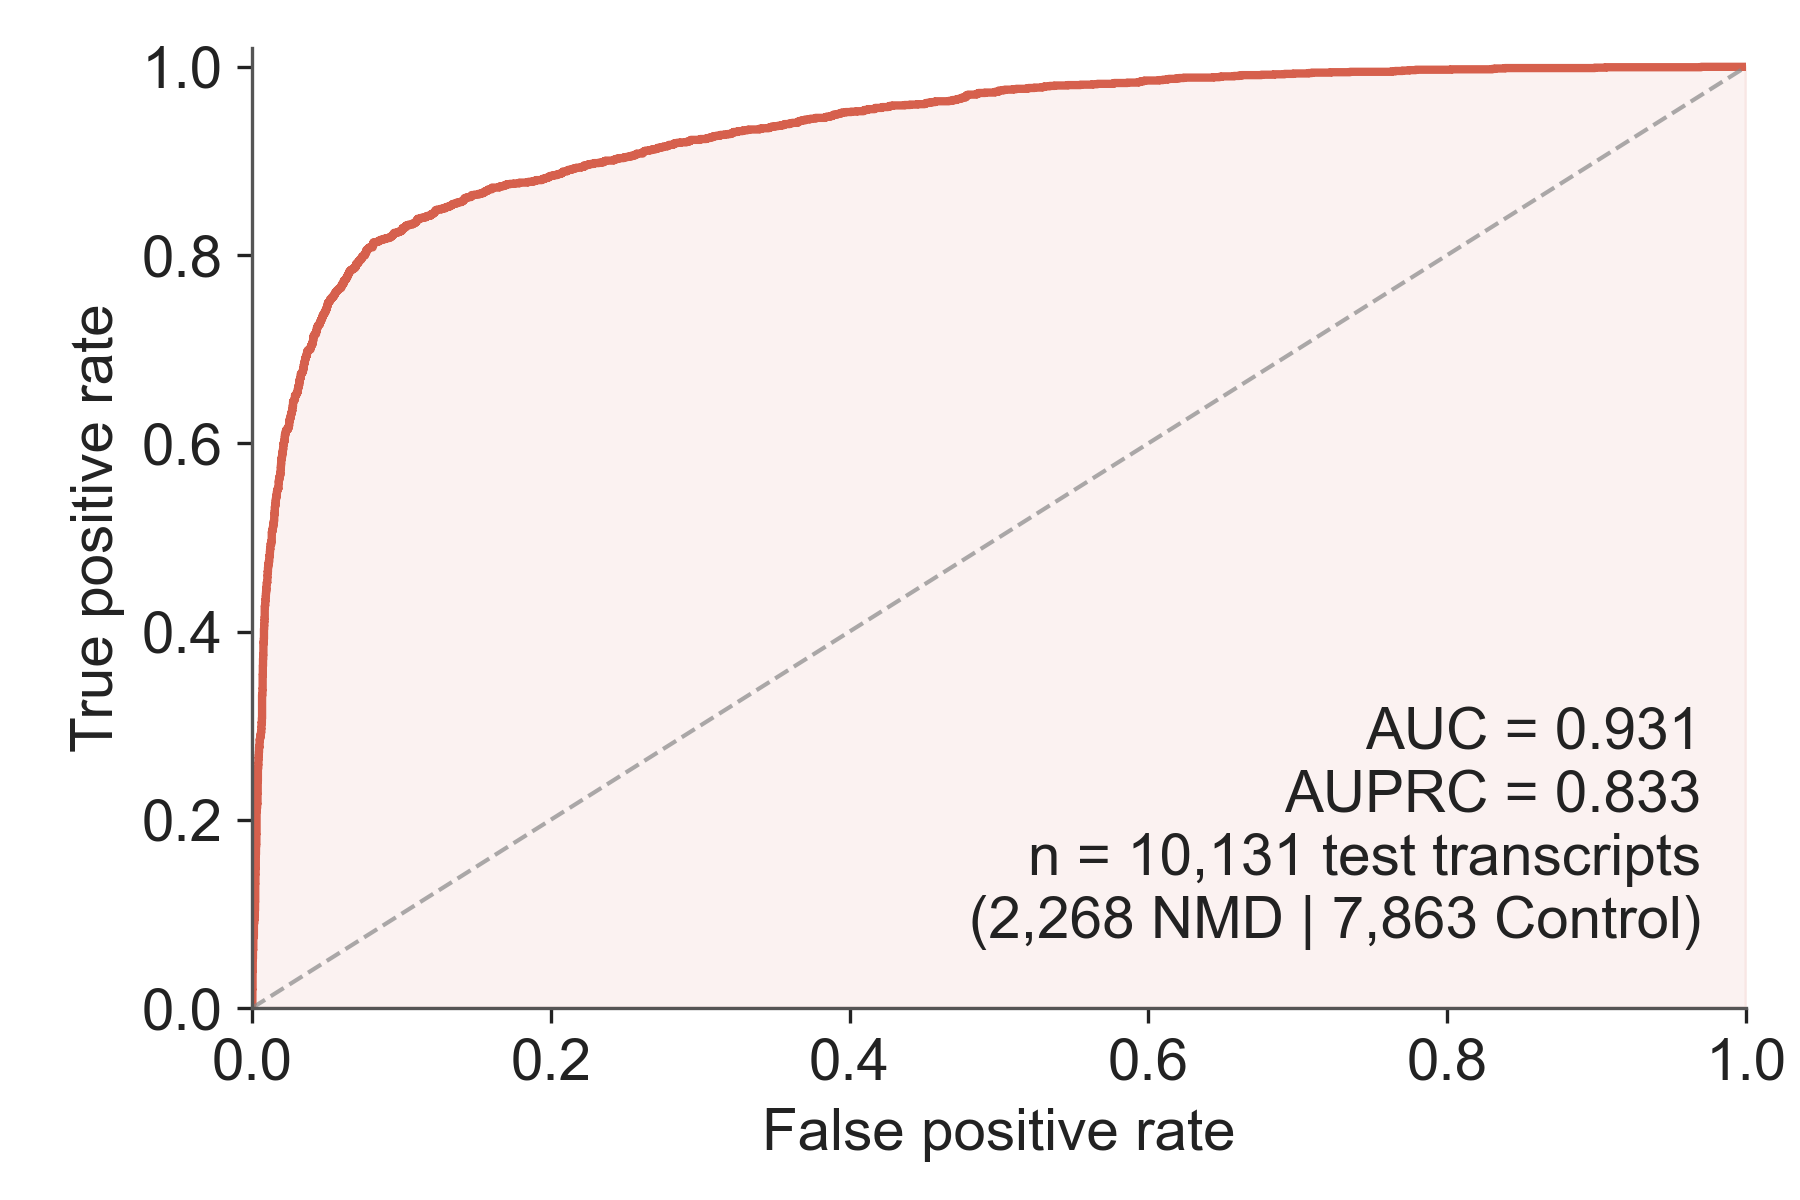

Write the Python code that produced this figure.
"""
Figure 5 Panel A — ROC curve of the best NMD-prediction model.

Mirrors the orf_model_report fig1d_roc_curve content: best-model
predictions on the chr-1/3/5/7 paralog-free holdout, AUC + AUPRC
annotated.

Data:
  ./data/panelA_predictions.tsv  — per-test-transcript (label, prob)
  ./data/panelA_metrics.tsv      — best-model AUC, AUPRC, n_test, n_nmd

Style: publications overlay — 6×4 cell at 1.5:1, no in-panel title,
no bbox_inches="tight" on save, validator wired into main().
"""

import sys
from pathlib import Path

import matplotlib.pyplot as plt
import numpy as np
import pandas as pd
from sklearn.metrics import roc_curve, auc as roc_auc_score

HERE = Path(__file__).resolve()
LIB = HERE.parents[2] / "lib"
sys.path.insert(0, str(LIB))

plt.rcParams["font.family"] = "sans-serif"
plt.rcParams["font.sans-serif"] = ["Arial", "Helvetica Neue", "Helvetica", "DejaVu Sans"]
plt.rcParams["pdf.fonttype"] = 42
plt.rcParams["ps.fonttype"] = 42

HEADER_FS = 18
BODY_FS = 14

# Curves: NMD-coral, with a subtle diagonal reference line.
C_ROC = "#d6604d"
C_DIAG = "#888888"
C_TITLE = "#222222"
C_AXIS = "#555555"


def load_data():
    preds = pd.read_csv(HERE.parent / "data" / "panelA_predictions.tsv", sep="\t")
    metrics = pd.read_csv(HERE.parent / "data" / "panelA_metrics.tsv", sep="\t").iloc[0]
    return preds, metrics


def build_figure(preds, metrics):
    fig, ax = plt.subplots(figsize=(6, 4))

    fpr, tpr, _ = roc_curve(preds["label"], preds["prob"])
    auc_val = roc_auc_score(fpr, tpr)

    ax.plot(fpr, tpr, color=C_ROC, linewidth=2.0, solid_capstyle="round")
    ax.plot([0, 1], [0, 1], color=C_DIAG, linestyle="--", linewidth=1.0, alpha=0.7)

    ax.fill_between(fpr, tpr, color=C_ROC, alpha=0.08)

    # Annotation block at lower-right with AUC + AUPRC + n
    n_test = int(metrics["n_test"])
    n_nmd = int(metrics["n_nmd"])
    n_ctrl = n_test - n_nmd
    auprc = float(metrics["auprc"])
    txt = (
        f"AUC = {auc_val:.3f}\n"
        f"AUPRC = {auprc:.3f}\n"
        f"n = {n_test:,} test transcripts\n"
        f"({n_nmd:,} NMD | {n_ctrl:,} Control)"
    )
    ax.text(
        0.97, 0.06, txt,
        transform=ax.transAxes, ha="right", va="bottom",
        fontsize=BODY_FS, color=C_TITLE,
    )

    ax.set_xlim(0, 1)
    ax.set_ylim(0, 1.02)
    ax.set_xlabel("False positive rate", fontsize=BODY_FS, color=C_TITLE)
    ax.set_ylabel("True positive rate", fontsize=BODY_FS, color=C_TITLE)
    ax.tick_params(axis="both", labelsize=BODY_FS, colors=C_TITLE)

    for side in ("top", "right"):
        ax.spines[side].set_visible(False)
    for side in ("bottom", "left"):
        ax.spines[side].set_color(C_AXIS)
        ax.spines[side].set_linewidth(0.8)

    fig.subplots_adjust(left=0.14, right=0.97, bottom=0.16, top=0.96)
    return fig


def main():
    preds, metrics = load_data()
    fig = build_figure(preds, metrics)

    from validate_figure_layout import validate_figure_layout
    validate_figure_layout(fig, fig.axes[0], verbose=True)

    out_dir = HERE.parent
    fig.savefig(out_dir / "figure5_panelA_roc_curve.pdf", facecolor="white")
    fig.savefig(out_dir / "figure5_panelA_roc_curve.png", dpi=300, facecolor="white")
    print("Saved: figure5_panelA_roc_curve.pdf and .png")


if __name__ == "__main__":
    main()
